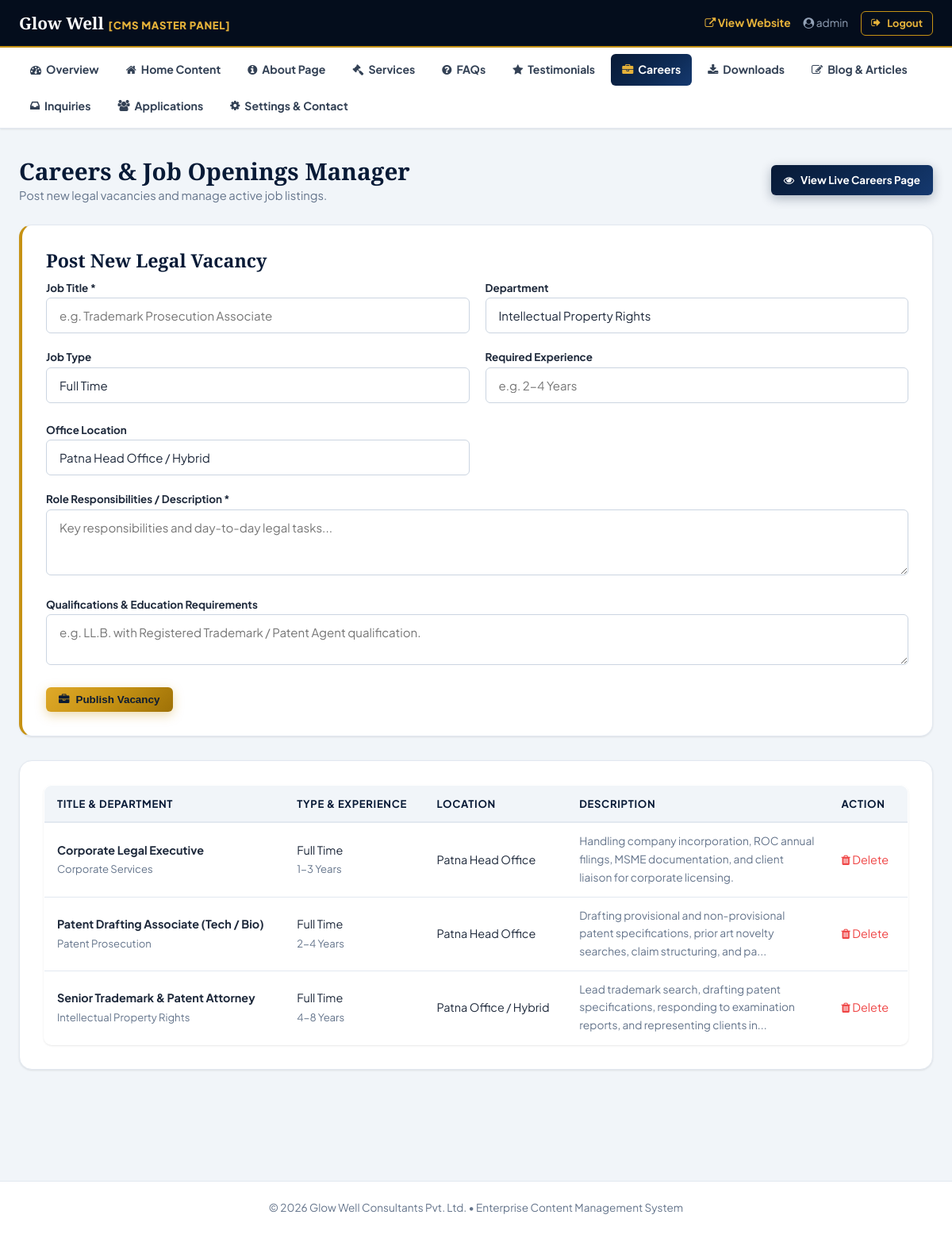
Screenshot of /admin/careers.php (signed in) with the database file from the repository.
### tables this page shows
CREATE TABLE `careers` (
  `id` int NOT NULL AUTO_INCREMENT,
  `title` varchar(255) NOT NULL,
  `job_type` varchar(50) DEFAULT NULL,
  `location` varchar(150) DEFAULT NULL,
  `description` longtext,
  `posted_date` date DEFAULT NULL,
  `status` enum('published','draft') DEFAULT 'published',
  `sort_order` int DEFAULT '0',
  `department` varchar(100) DEFAULT 'Legal & IPR',
  `experience` varchar(100) DEFAULT '2-5 Years',
  `requirements` longtext,
  PRIMARY KEY (`id`)
);

### config/settings.php (called while the page is built, shortened)
<?php
function e($string) {
    return htmlspecialchars((string)$string, ENT_QUOTES, 'UTF-8');
}

### admin/careers.php (the view, shortened to what this page needs)
<?php
require_once __DIR__ . '/header.php';
$pdo = get_pdo();
$careers = $pdo->query("SELECT * FROM careers ORDER BY id DESC")->fetchAll();
?>
<div class="container" style="padding-top: 35px; padding-bottom: 50px;">
    <div style="display:flex; justify-content:space-between; align-items:center; margin-bottom: 25px;">
        <div>
            <h1 style="font-size: 1.85rem; color: var(--primary);">Careers &amp; Job Openings Manager</h1>
            <p style="color: var(--text-muted); font-size: 0.92rem;">Post new legal vacancies and manage active job listings.</p>
        </div>
        <a href="<?= BASE_URL ?>/career.php" target="_blank" class="btn btn-navy btn-sm">
            <i class="fa fa-eye"></i> View Live Careers Page
        </a>
    </div>
    <div class="admin-card" style="border-left: 4px solid var(--accent);">
        <h2>Post New Legal Vacancy</h2>
        <form action="<?= BASE_URL ?>/admin/careers.php" method="POST">
            <div class="form-row" style="margin-bottom: 16px;">
                <div>
                    <label style="font-size:0.84rem; font-weight:700;">Job Title *</label>
                    <input type="text" name="title" class="form-control" placeholder="e.g. Trademark Prosecution Associate" required>
                </div>
                <div>
                    <label style="font-size:0.84rem; font-weight:700;">Department</label>
                    <input type="text" name="department" class="form-control" value="Intellectual Property Rights">
                </div>
            </div>
            <div class="form-row" style="margin-bottom: 16px;">
                <div>
                    <label style="font-size:0.84rem; font-weight:700;">Job Type</label>
                    <input type="text" name="job_type" class="form-control" value="Full Time">
                </div>
                <div>
                    <label style="font-size:0.84rem; font-weight:700;">Required Experience</label>
                    <input type="text" name="experience" class="form-control" placeholder="e.g. 2-4 Years">
                </div>
                <div>
                    <label style="font-size:0.84rem; font-weight:700;">Office Location</label>
                    <input type="text" name="location" class="form-control" value="Patna Head Office / Hybrid">
                </div>
            </div>
            <div class="form-group" style="margin-bottom: 16px;">
                <label style="font-size:0.84rem; font-weight:700;">Role Responsibilities / Description *</label>
                <textarea name="description" class="form-control" rows="3" placeholder="Key responsibilities and day-to-day legal tasks..." required></textarea>
            </div>
            <div class="form-group" style="margin-bottom: 20px;">
                <label style="font-size:0.84rem; font-weight:700;">Qualifications &amp; Education Requirements</label>
                <textarea name="requirements" class="form-control" rows="2" placeholder="e.g. LL.B. with Registered Trademark / Patent Agent qualification."></textarea>
            </div>
            <button type="submit" class="btn btn-primary btn-sm">
                <i class="fa fa-briefcase"></i> Publish Vacancy
            </button>
        </form>
    </div>
    <div class="admin-card">
        <table class="data-table">
            <thead>
                <tr>
                    <th>Title &amp; Department</th>
                    <th>Type &amp; Experience</th>
                    <th>Location</th>
                    <th>Description</th>
                    <th style="width: 100px;">Action</th>
                </tr>
            </thead>
            <tbody>
                <?php foreach ($careers as $c): ?>
                    <tr>
                        <td>
                            <strong><?= e($c['title']) ?></strong><br>
                            <span style="font-size:0.82rem; color:var(--text-muted);"><?= e($c['department']) ?></span>
                        </td>
                        <td>
                            <?= e($c['job_type']) ?><br>
                            <span style="font-size:0.82rem; color:var(--text-muted);"><?= e($c['experience']) ?></span>
                        </td>
                        <td><?= e($c['location']) ?></td>
                        <td style="font-size:0.86rem; color:var(--text-muted); max-width:320px;">
                            <?= e(mb_strimwidth($c['description'], 0, 120, '...')) ?>
                        </td>
                        <td>
                            <a href="<?= BASE_URL ?>/admin/careers.php?delete=<?= $c['id'] ?>" onclick="return confirm('Delete this job opening?')" style="color:#ef4444;">
                                <i class="fa fa-trash"></i> Delete
                            </a>
                        </td>
                    </tr>
                <?php endforeach; ?>
            </tbody>
        </table>
    </div>
</div>
<?php require_once __DIR__ . '/footer.php'; ?>

### assets/css/style.css (style rules this page uses)
:root { --primary: #081a36; --primary-dark: #040d1c; --primary-light: #0d2852; --accent: #c69214; --accent-light: #e6b23a; --accent-hover: #b07f0b; --accent-soft: rgba(198, 146, 20, 0.12); --navy-grad: linear-gradient(135deg, #081a36 0%, #0d2a54 60%, #15396f 100%); --gold-grad: linear-gradient(135deg, #dfa929 0%, #c69214 50%, #9e7107 100%); --dark: #0f172a; --dark-surface: #1e293b; --text-main: #1e293b; --text-muted: #64748b; --text-light: #94a3b8; --bg-light: #f8fafc; --bg-subtle: #f1f5f9; --white: #ffffff; --border-color: #e2e8f0; --border-light: rgba(226, 232, 240, 0.8); --shadow-sm: 0 1px 3px rgba(0,0,0,0.06), 0 1px 2px rgba(0,0,0,0.04); --shadow-md: 0 4px 6px -1px rgba(0,0,0,0.08), 0 2px 4px -1px rgba(0,0,0,0.04); --shadow-lg: 0 10px 25px -3px rgba(8, 26, 54, 0.12), 0 4px 6px -2px rgba(8, 26, 54, 0.05); --shadow-xl: 0 20px 35px -5px rgba(8, 26, 54, 0.18), 0 10px 10px -5px rgba(8, 26, 54, 0.04); --radius-sm: 6px; --radius-md: 10px; --radius-lg: 16px; --radius-xl: 24px; --font-serif: 'Playfair Display', Georgia, serif; --font-sans: 'Plus Jakarta Sans', system-ui, -apple-system, sans-serif; --transition: all 0.28s cubic-bezier(0.4, 0, 0.2, 1); }
*, *::before, *::after { box-sizing: border-box; margin: 0; padding: 0; }
html { scroll-behavior: smooth; font-size: 16px; }
body { font-family: var(--font-sans); color: var(--text-main); background-color: var(--bg-light); line-height: 1.65; -webkit-font-smoothing: antialiased; -moz-osx-font-smoothing: grayscale; overflow-x: hidden; }
h1, h2, h3, h4, h5, h6 { font-family: var(--font-serif); color: var(--primary); line-height: 1.25; font-weight: 700; }
a { color: var(--primary); text-decoration: none; transition: var(--transition); }
.container { width: 100%; max-width: 1240px; margin: 0 auto; padding: 0 24px; }
.btn { display: inline-flex; align-items: center; justify-content: center; gap: 8px; padding: 12px 24px; font-size: 0.92rem; font-weight: 700; border-radius: var(--radius-sm); cursor: pointer; transition: var(--transition); border: none; text-align: center; white-space: nowrap; }
.btn-primary { background: var(--gold-grad); color: #0c1b33; box-shadow: 0 4px 14px rgba(198, 146, 20, 0.35); }
.btn-navy { background: var(--navy-grad); color: var(--white); box-shadow: 0 4px 14px rgba(8, 26, 54, 0.3); }
.btn-sm { padding: 8px 16px; font-size: 0.84rem; }
.form-control { width: 100%; padding: 12px 16px; font-size: 0.94rem; background: rgba(255, 255, 255, 0.95); border: 1px solid #cbd5e1; border-radius: var(--radius-sm); color: var(--text-main); transition: var(--transition); font-family: inherit; }
.form-row { display: grid; grid-template-columns: 1fr 1fr; gap: 20px; }

### admin/header.php (style rules this page uses)
.data-table { width: 100%; border-collapse: collapse; background: #ffffff; border-radius: var(--radius-md); overflow: hidden; box-shadow: var(--shadow-sm); border: 1px solid var(--border-color); }
.data-table th { background: var(--bg-subtle); color: var(--primary); text-align: left; padding: 12px 16px; font-size: 0.82rem; text-transform: uppercase; letter-spacing: 0.05em; border-bottom: 2px solid var(--border-color); }
.data-table td { padding: 12px 16px; border-bottom: 1px solid var(--border-color); font-size: 0.9rem; vertical-align: middle; }
.admin-card { background: #ffffff; border: 1px solid var(--border-color); border-radius: var(--radius-lg); padding: 30px; box-shadow: var(--shadow-sm); margin-bottom: 30px; }
.admin-card h2 { font-size: 1.45rem; color: var(--primary); margin-bottom: 6px; }

### rows the page displays
careers: title "Corporate Legal Executive", department "Corporate Services", job_type "Full Time", experience "1-3 Years", location "Patna Head Office", description "Handling company incorporation, ROC annual filings, MSME documentation, and client liaison for corporate licensing."
careers: title "Patent Drafting Associate (Tech / Bio)", department "Patent Prosecution", job_type "Full Time", experience "2-4 Years", location "Patna Head Office", description "Drafting provisional and non-provisional patent specifications, prior art novelty searches, claim structuring, and pa..."
careers: title "Senior Trademark & Patent Attorney", department "Intellectual Property Rights", job_type "Full Time", experience "4-8 Years", location "Patna Office / Hybrid", description "Lead trademark search, drafting patent specifications, responding to examination reports, and representing clients in..."

### other values shown
$_SESSION['admin_user'] "admin"
